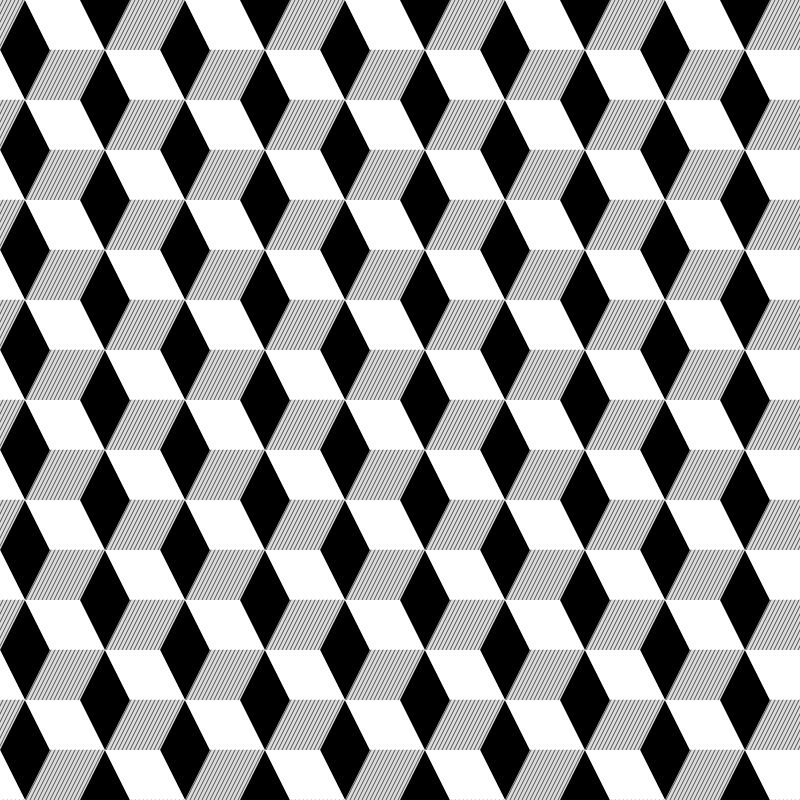
Frame 1 (no input)
Frame 2 (the mouse pressed at the canvas centre, redrawn once): identical to frame 1, image omitted

The p5.js sketch that drew this single still picture (run headless with seeded random() and noise() and a simulated clock; the mouse was pressed at the canvas centre and the sketch redrawn once):

// p5.js sketch
// ── sketch.js
//The following example shows how to utilize loops, transformations, and
//geometrical shapes to create a 3D illusion grid.

function setup() {
  createCanvas(800, 800);
  background(255, 0, 255);
}

function draw(){
  background(220);
  noLoop();

  for (var y=0; y<10; y++){
    for (var x=0; x<10; x++){
      //Different settings for the odd column
      //(apply transformations)
      push();
      translate(x*160-80, y*100-50);
      allShape(); //Run the allShape function
      pop();

      //Different settings for the even column
      //(apply transformations)
      push();
      translate(x*160, y*100);
      allShape(); //Run the allShape function
      pop();
    }
  }
}

//Function to draw the geometrical shape
function allShape(){
  noStroke();
  fill(0);
  quad(25,0, 50, 50, 25, 100, 0,50);

  fill(255);
  quad(25,0, 80, 0, 105, 50, 50,50);

  stroke(80);
  for (var x=0; x<4; x++){
    push();
    //translate(x*160, y*100);
    for (var x=0; x<54; x+=4){
      line(50+x+1, 50, 25+x+1, 100);
    }
    pop();
  }
}

/*
function verticalLines(){
  fill(0);
  stroke(0);
  for (var y=0; y<height; y+=50){
    line(0, y, width, y);
  }
}

function quadShape(){
  fill(0);
  noStroke();
  for (var y=-1; y<6; y++){
    for (var x=0; x<7; x++){
      push();
      if (x%2==0) translate(x*80, y*100);
      else translate(x*80, y*100-50);
      quad(25,0, 50, 50, 25, 100, 0,50);
      pop();
    }
  }
}

function shadeLines(){
  stroke(80);
  for (var x=0; x<54; x+=4){
    line(50+x, 50, 25+x, 100);
  }
}
*/
